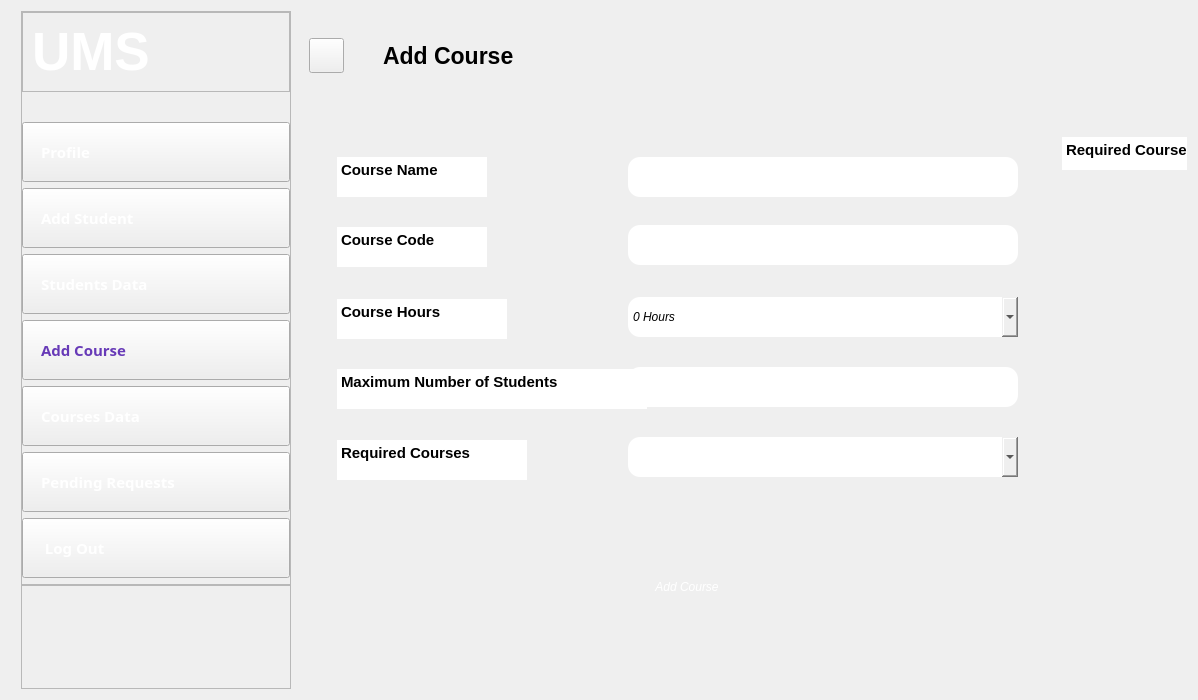
<?xml version="1.0" encoding="UTF-8"?>
<ui version="4.0">
 <class>Add_Course</class>
 <widget class="QDialog" name="Add_Course">
  <property name="geometry">
   <rect>
    <x>0</x>
    <y>0</y>
    <width>1198</width>
    <height>700</height>
   </rect>
  </property>
  <property name="minimumSize">
   <size>
    <width>1198</width>
    <height>700</height>
   </size>
  </property>
  <property name="maximumSize">
   <size>
    <width>1198</width>
    <height>700</height>
   </size>
  </property>
  <property name="windowTitle">
   <string>Dialog</string>
  </property>
  <property name="styleSheet">
   <string notr="true">border-image: url(white.png);</string>
  </property>
  <layout class="QHBoxLayout" name="horizontalLayout">
   <item>
    <widget class="QWidget" name="leftMenu" native="true">
     <property name="minimumSize">
      <size>
       <width>280</width>
       <height>0</height>
      </size>
     </property>
     <property name="maximumSize">
      <size>
       <width>270</width>
       <height>678</height>
      </size>
     </property>
     <property name="styleSheet">
      <string notr="true">border-image:url(&quot;22.png&quot;);</string>
     </property>
     <layout class="QVBoxLayout" name="verticalLayout_24">
      <property name="leftMargin">
       <number>10</number>
      </property>
      <property name="topMargin">
       <number>0</number>
      </property>
      <property name="rightMargin">
       <number>0</number>
      </property>
      <property name="bottomMargin">
       <number>0</number>
      </property>
      <item>
       <widget class="QFrame" name="frame_19">
        <property name="frameShape">
         <enum>QFrame::StyledPanel</enum>
        </property>
        <property name="frameShadow">
         <enum>QFrame::Raised</enum>
        </property>
        <layout class="QVBoxLayout" name="verticalLayout_25">
         <property name="leftMargin">
          <number>0</number>
         </property>
         <property name="topMargin">
          <number>0</number>
         </property>
         <property name="rightMargin">
          <number>0</number>
         </property>
         <property name="bottomMargin">
          <number>0</number>
         </property>
         <item alignment="Qt::AlignTop">
          <widget class="QFrame" name="frame_20">
           <property name="styleSheet">
            <string notr="true">border-image:url(&quot;C:/Users/Hema/Desktop/Project/22.png&quot;);</string>
           </property>
           <property name="frameShape">
            <enum>QFrame::StyledPanel</enum>
           </property>
           <property name="frameShadow">
            <enum>QFrame::Raised</enum>
           </property>
           <layout class="QHBoxLayout" name="horizontalLayout_17">
            <item>
             <widget class="QLabel" name="label_10">
              <property name="font">
               <font>
                <family>Tahoma</family>
                <pointsize>40</pointsize>
                <italic>false</italic>
                <bold>true</bold>
               </font>
              </property>
              <property name="styleSheet">
               <string notr="true">COLOR:rgb(255, 255, 255);
font: 700 40pt &quot;Tahoma&quot;;</string>
              </property>
              <property name="text">
               <string>UMS</string>
              </property>
             </widget>
            </item>
            <item>
             <widget class="QPushButton" name="pushButton_39">
              <property name="maximumSize">
               <size>
                <width>35</width>
                <height>35</height>
               </size>
              </property>
              <property name="cursor">
               <cursorShape>PointingHandCursor</cursorShape>
              </property>
              <property name="styleSheet">
               <string notr="true">border-image:url(close.png);
border-radius:17px;</string>
              </property>
              <property name="text">
               <string/>
              </property>
              <property name="iconSize">
               <size>
                <width>20</width>
                <height>20</height>
               </size>
              </property>
             </widget>
            </item>
           </layout>
          </widget>
         </item>
         <item>
          <widget class="QPushButton" name="pushButton_40">
           <property name="minimumSize">
            <size>
             <width>0</width>
             <height>0</height>
            </size>
           </property>
           <property name="font">
            <font>
             <family>Arial Black</family>
             <pointsize>11</pointsize>
             <italic>false</italic>
             <bold>true</bold>
            </font>
           </property>
           <property name="cursor">
            <cursorShape>PointingHandCursor</cursorShape>
           </property>
           <property name="styleSheet">
            <string notr="true">*{padding:18px;
text-align:left;
font: 900 11pt &quot;Arial Black&quot;;
color:rgb(255, 255, 255);
}

#pushButton_40::hover{
border-image: url(white.png);
color:rgb(103,58,183);
}</string>
           </property>
           <property name="text">
            <string>Profile</string>
           </property>
          </widget>
         </item>
         <item>
          <widget class="QPushButton" name="pushButton_41">
           <property name="font">
            <font>
             <family>Arial Black</family>
             <pointsize>11</pointsize>
             <italic>false</italic>
             <bold>true</bold>
            </font>
           </property>
           <property name="cursor">
            <cursorShape>PointingHandCursor</cursorShape>
           </property>
           <property name="styleSheet">
            <string notr="true">*{padding:18px;
text-align:left;
font: 900 11pt &quot;Arial Black&quot;;
color:rgb(255, 255, 255);
}

#pushButton_41::hover{
border-image: url(white.png);
color:rgb(103,58,183);
}</string>
           </property>
           <property name="text">
            <string>Add Student</string>
           </property>
          </widget>
         </item>
         <item>
          <widget class="QPushButton" name="pushButton_43">
           <property name="font">
            <font>
             <family>Arial Black</family>
             <pointsize>11</pointsize>
             <italic>false</italic>
             <bold>true</bold>
            </font>
           </property>
           <property name="cursor">
            <cursorShape>PointingHandCursor</cursorShape>
           </property>
           <property name="styleSheet">
            <string notr="true">*{padding:18px;
text-align:left;
font: 900 11pt &quot;Arial Black&quot;;
color:rgb(255, 255, 255);
}

#pushButton_43::hover{
border-image: url(white.png);
color:rgb(103,58,183);
}</string>
           </property>
           <property name="text">
            <string>Students Data</string>
           </property>
          </widget>
         </item>
         <item>
          <widget class="QPushButton" name="pushButton_42">
           <property name="font">
            <font>
             <family>Arial Black</family>
             <pointsize>11</pointsize>
             <italic>false</italic>
             <bold>true</bold>
            </font>
           </property>
           <property name="cursor">
            <cursorShape>PointingHandCursor</cursorShape>
           </property>
           <property name="styleSheet">
            <string notr="true">border-image: url(white.png);
padding:18px;
font: 900 11pt &quot;Arial Black&quot;;
text-align:left;
color:rgb(103,58,183);</string>
           </property>
           <property name="text">
            <string>Add Course</string>
           </property>
          </widget>
         </item>
         <item>
          <widget class="QPushButton" name="pushButton_47">
           <property name="font">
            <font>
             <family>Arial Black</family>
             <pointsize>11</pointsize>
             <italic>false</italic>
             <bold>true</bold>
            </font>
           </property>
           <property name="cursor">
            <cursorShape>PointingHandCursor</cursorShape>
           </property>
           <property name="styleSheet">
            <string notr="true">*{padding:18px;
text-align:left;
font: 900 11pt &quot;Arial Black&quot;;
color:rgb(255, 255, 255);
}

#pushButton_47::hover{
border-image: url(white.png);
color:rgb(103,58,183);
}</string>
           </property>
           <property name="text">
            <string>Courses Data</string>
           </property>
          </widget>
         </item>
         <item>
          <widget class="QPushButton" name="pushButton_46">
           <property name="font">
            <font>
             <family>Arial Black</family>
             <pointsize>11</pointsize>
             <italic>false</italic>
             <bold>true</bold>
            </font>
           </property>
           <property name="cursor">
            <cursorShape>PointingHandCursor</cursorShape>
           </property>
           <property name="styleSheet">
            <string notr="true">*{padding:18px;
text-align:left;
font: 900 11pt &quot;Arial Black&quot;;
color:rgb(255, 255, 255);
}

#pushButton_46::hover{
border-image: url(white.png);
color:rgb(103,58,183);
}</string>
           </property>
           <property name="text">
            <string>Pending Requests</string>
           </property>
          </widget>
         </item>
         <item>
          <widget class="QPushButton" name="pushButton_44">
           <property name="font">
            <font>
             <family>Arial Black</family>
             <pointsize>11</pointsize>
             <italic>false</italic>
             <bold>true</bold>
            </font>
           </property>
           <property name="cursor">
            <cursorShape>PointingHandCursor</cursorShape>
           </property>
           <property name="styleSheet">
            <string notr="true">*{padding:18px;
text-align:left;
font: 900 11pt &quot;Arial Black&quot;;
color:rgb(255, 255, 255);
}

#pushButton_44::hover{
border-image: url(white.png);
color:rgb(103,58,183);
}</string>
           </property>
           <property name="text">
            <string> Log Out</string>
           </property>
          </widget>
         </item>
         <item alignment="Qt::AlignTop">
          <widget class="QFrame" name="frame_21">
           <property name="sizePolicy">
            <sizepolicy hsizetype="Preferred" vsizetype="Expanding">
             <horstretch>0</horstretch>
             <verstretch>0</verstretch>
            </sizepolicy>
           </property>
           <property name="frameShape">
            <enum>QFrame::StyledPanel</enum>
           </property>
           <property name="frameShadow">
            <enum>QFrame::Raised</enum>
           </property>
           <layout class="QVBoxLayout" name="verticalLayout_26">
            <property name="spacing">
             <number>9</number>
            </property>
            <property name="leftMargin">
             <number>0</number>
            </property>
            <property name="topMargin">
             <number>0</number>
            </property>
            <property name="rightMargin">
             <number>0</number>
            </property>
            <property name="bottomMargin">
             <number>0</number>
            </property>
           </layout>
          </widget>
         </item>
        </layout>
       </widget>
      </item>
     </layout>
    </widget>
   </item>
   <item>
    <widget class="QWidget" name="mainBody" native="true">
     <property name="minimumSize">
      <size>
       <width>0</width>
       <height>0</height>
      </size>
     </property>
     <property name="styleSheet">
      <string notr="true"/>
     </property>
     <layout class="QVBoxLayout" name="verticalLayout_27">
      <property name="leftMargin">
       <number>0</number>
      </property>
      <property name="topMargin">
       <number>0</number>
      </property>
      <property name="rightMargin">
       <number>0</number>
      </property>
      <property name="bottomMargin">
       <number>0</number>
      </property>
      <item>
       <widget class="QWidget" name="HeaderFrame_6" native="true">
        <property name="maximumSize">
         <size>
          <width>16777215</width>
          <height>90</height>
         </size>
        </property>
        <layout class="QHBoxLayout" name="horizontalLayout_18">
         <property name="leftMargin">
          <number>0</number>
         </property>
         <property name="topMargin">
          <number>0</number>
         </property>
         <property name="rightMargin">
          <number>0</number>
         </property>
         <property name="bottomMargin">
          <number>0</number>
         </property>
         <item>
          <widget class="QWidget" name="widget_11" native="true">
           <property name="maximumSize">
            <size>
             <width>80</width>
             <height>16777215</height>
            </size>
           </property>
           <layout class="QHBoxLayout" name="horizontalLayout_19">
            <property name="spacing">
             <number>0</number>
            </property>
            <property name="leftMargin">
             <number>0</number>
            </property>
            <property name="topMargin">
             <number>0</number>
            </property>
            <property name="rightMargin">
             <number>20</number>
            </property>
            <property name="bottomMargin">
             <number>0</number>
            </property>
            <item>
             <widget class="QPushButton" name="pushButton_45">
              <property name="minimumSize">
               <size>
                <width>10</width>
                <height>20</height>
               </size>
              </property>
              <property name="maximumSize">
               <size>
                <width>35</width>
                <height>35</height>
               </size>
              </property>
              <property name="cursor">
               <cursorShape>PointingHandCursor</cursorShape>
              </property>
              <property name="styleSheet">
               <string notr="true">border-image:url(menubutton.jpg);</string>
              </property>
              <property name="text">
               <string/>
              </property>
             </widget>
            </item>
           </layout>
          </widget>
         </item>
         <item>
          <widget class="QLabel" name="label_7">
           <property name="font">
            <font>
             <family>Segoe UI</family>
             <pointsize>17</pointsize>
             <italic>false</italic>
             <bold>true</bold>
            </font>
           </property>
           <property name="styleSheet">
            <string notr="true">*{
	font: 700 17pt &quot;Segoe UI&quot;;
color: rgb(0, 0, 0);
}</string>
           </property>
           <property name="text">
            <string>Add Course</string>
           </property>
          </widget>
         </item>
         <item>
          <widget class="QWidget" name="widget_12" native="true"/>
         </item>
        </layout>
       </widget>
      </item>
      <item>
       <widget class="QWidget" name="mainFrame_6" native="true">
        <property name="minimumSize">
         <size>
          <width>0</width>
          <height>0</height>
         </size>
        </property>
        <property name="font">
         <font>
          <italic>true</italic>
         </font>
        </property>
        <property name="styleSheet">
         <string notr="true">border-image: url(C:/Users/Hema/Desktop/Project/white.png);</string>
        </property>
        <widget class="QPushButton" name="addCourse">
         <property name="geometry">
          <rect>
           <x>310</x>
           <y>460</y>
           <width>160</width>
           <height>40</height>
          </rect>
         </property>
         <property name="cursor">
          <cursorShape>PointingHandCursor</cursorShape>
         </property>
         <property name="styleSheet">
          <string notr="true">*{
border-radius: 15px;
border-image:url(&quot;22.png&quot;);

color:rgb(255, 255, 255);
font: 600 10pt &quot;Segoe UI&quot;;
}

#addCourse::hover{
border-image:url(&quot;buttom.png&quot;);

}</string>
         </property>
         <property name="text">
          <string>Add Course</string>
         </property>
        </widget>
        <widget class="QLineEdit" name="Name">
         <property name="enabled">
          <bool>true</bool>
         </property>
         <property name="geometry">
          <rect>
           <x>331</x>
           <y>50</y>
           <width>390</width>
           <height>40</height>
          </rect>
         </property>
         <property name="focusPolicy">
          <enum>Qt::StrongFocus</enum>
         </property>
         <property name="contextMenuPolicy">
          <enum>Qt::PreventContextMenu</enum>
         </property>
         <property name="styleSheet">
          <string notr="true">*{
border-image: url(textfield.png);
border-radius: 12px;font: 12pt &quot;Segoe UI&quot;;
}</string>
         </property>
         <property name="inputMask">
          <string/>
         </property>
         <property name="text">
          <string/>
         </property>
         <property name="frame">
          <bool>true</bool>
         </property>
         <property name="echoMode">
          <enum>QLineEdit::Normal</enum>
         </property>
         <property name="alignment">
          <set>Qt::AlignLeading|Qt::AlignLeft|Qt::AlignVCenter</set>
         </property>
         <property name="placeholderText">
          <string/>
         </property>
         <property name="cursorMoveStyle">
          <enum>Qt::LogicalMoveStyle</enum>
         </property>
         <property name="clearButtonEnabled">
          <bool>false</bool>
         </property>
        </widget>
        <widget class="QLineEdit" name="ID">
         <property name="enabled">
          <bool>true</bool>
         </property>
         <property name="geometry">
          <rect>
           <x>331</x>
           <y>118</y>
           <width>390</width>
           <height>40</height>
          </rect>
         </property>
         <property name="focusPolicy">
          <enum>Qt::StrongFocus</enum>
         </property>
         <property name="contextMenuPolicy">
          <enum>Qt::PreventContextMenu</enum>
         </property>
         <property name="styleSheet">
          <string notr="true">*{
border-image: url(textfield.png);
border-radius: 12px;font: 12pt &quot;Segoe UI&quot;;
}</string>
         </property>
         <property name="inputMask">
          <string/>
         </property>
         <property name="text">
          <string/>
         </property>
         <property name="frame">
          <bool>true</bool>
         </property>
         <property name="echoMode">
          <enum>QLineEdit::Normal</enum>
         </property>
         <property name="alignment">
          <set>Qt::AlignLeading|Qt::AlignLeft|Qt::AlignVCenter</set>
         </property>
         <property name="placeholderText">
          <string/>
         </property>
         <property name="cursorMoveStyle">
          <enum>Qt::LogicalMoveStyle</enum>
         </property>
         <property name="clearButtonEnabled">
          <bool>false</bool>
         </property>
        </widget>
        <widget class="QTextEdit" name="textEdit_10">
         <property name="enabled">
          <bool>false</bool>
         </property>
         <property name="geometry">
          <rect>
           <x>40</x>
           <y>120</y>
           <width>150</width>
           <height>40</height>
          </rect>
         </property>
         <property name="styleSheet">
          <string notr="true">color: rgb(0, 0, 0);
background-color: qlineargradient(spread:pad, x1:0, y1:0, x2:1, y2:1, stop:0 rgba(255, 255, 255, 255), stop:1 rgba(255, 255, 255, 255));</string>
         </property>
         <property name="frameShape">
          <enum>QFrame::NoFrame</enum>
         </property>
         <property name="html">
          <string>&lt;!DOCTYPE HTML PUBLIC &quot;-//W3C//DTD HTML 4.0//EN&quot; &quot;http://www.w3.org/TR/REC-html40/strict.dtd&quot;&gt;
&lt;html&gt;&lt;head&gt;&lt;meta name=&quot;qrichtext&quot; content=&quot;1&quot; /&gt;&lt;meta charset=&quot;utf-8&quot; /&gt;&lt;style type=&quot;text/css&quot;&gt;
p, li { white-space: pre-wrap; }
hr { height: 1px; border-width: 0; }
&lt;/style&gt;&lt;/head&gt;&lt;body style=&quot; font-family:'Segoe UI'; font-size:9pt; font-weight:400; font-style:normal;&quot;&gt;
&lt;p style=&quot; margin-top:0px; margin-bottom:0px; margin-left:0px; margin-right:0px; -qt-block-indent:0; text-indent:0px;&quot;&gt;&lt;span style=&quot; font-size:11pt; font-weight:696;&quot;&gt;Course Code&lt;/span&gt;&lt;/p&gt;&lt;/body&gt;&lt;/html&gt;</string>
         </property>
        </widget>
        <widget class="QTextEdit" name="textEdit_11">
         <property name="enabled">
          <bool>false</bool>
         </property>
         <property name="geometry">
          <rect>
           <x>40</x>
           <y>192</y>
           <width>170</width>
           <height>40</height>
          </rect>
         </property>
         <property name="styleSheet">
          <string notr="true">color: rgb(0, 0, 0);
background-color: qlineargradient(spread:pad, x1:0, y1:0, x2:1, y2:1, stop:0 rgba(255, 255, 255, 255), stop:1 rgba(255, 255, 255, 255));</string>
         </property>
         <property name="frameShape">
          <enum>QFrame::NoFrame</enum>
         </property>
         <property name="html">
          <string>&lt;!DOCTYPE HTML PUBLIC &quot;-//W3C//DTD HTML 4.0//EN&quot; &quot;http://www.w3.org/TR/REC-html40/strict.dtd&quot;&gt;
&lt;html&gt;&lt;head&gt;&lt;meta name=&quot;qrichtext&quot; content=&quot;1&quot; /&gt;&lt;meta charset=&quot;utf-8&quot; /&gt;&lt;style type=&quot;text/css&quot;&gt;
p, li { white-space: pre-wrap; }
hr { height: 1px; border-width: 0; }
&lt;/style&gt;&lt;/head&gt;&lt;body style=&quot; font-family:'Segoe UI'; font-size:9pt; font-weight:400; font-style:normal;&quot;&gt;
&lt;p style=&quot; margin-top:0px; margin-bottom:0px; margin-left:0px; margin-right:0px; -qt-block-indent:0; text-indent:0px;&quot;&gt;&lt;span style=&quot; font-size:11pt; font-weight:696;&quot;&gt;Course Hours&lt;/span&gt;&lt;/p&gt;&lt;/body&gt;&lt;/html&gt;</string>
         </property>
        </widget>
        <widget class="QLineEdit" name="MaxNum">
         <property name="enabled">
          <bool>true</bool>
         </property>
         <property name="geometry">
          <rect>
           <x>331</x>
           <y>260</y>
           <width>390</width>
           <height>40</height>
          </rect>
         </property>
         <property name="focusPolicy">
          <enum>Qt::StrongFocus</enum>
         </property>
         <property name="contextMenuPolicy">
          <enum>Qt::PreventContextMenu</enum>
         </property>
         <property name="styleSheet">
          <string notr="true">*{
border-image: url(textfield.png);
border-radius: 12px;font: 12pt &quot;Segoe UI&quot;;
}</string>
         </property>
         <property name="inputMask">
          <string/>
         </property>
         <property name="text">
          <string/>
         </property>
         <property name="frame">
          <bool>true</bool>
         </property>
         <property name="echoMode">
          <enum>QLineEdit::Normal</enum>
         </property>
         <property name="alignment">
          <set>Qt::AlignLeading|Qt::AlignLeft|Qt::AlignVCenter</set>
         </property>
         <property name="placeholderText">
          <string/>
         </property>
         <property name="cursorMoveStyle">
          <enum>Qt::LogicalMoveStyle</enum>
         </property>
         <property name="clearButtonEnabled">
          <bool>false</bool>
         </property>
        </widget>
        <widget class="QTextEdit" name="textEdit_12">
         <property name="enabled">
          <bool>false</bool>
         </property>
         <property name="geometry">
          <rect>
           <x>40</x>
           <y>262</y>
           <width>310</width>
           <height>40</height>
          </rect>
         </property>
         <property name="styleSheet">
          <string notr="true">color: rgb(0, 0, 0);
background-color: qlineargradient(spread:pad, x1:0, y1:0, x2:1, y2:1, stop:0 rgba(255, 255, 255, 255), stop:1 rgba(255, 255, 255, 255));</string>
         </property>
         <property name="frameShape">
          <enum>QFrame::NoFrame</enum>
         </property>
         <property name="html">
          <string>&lt;!DOCTYPE HTML PUBLIC &quot;-//W3C//DTD HTML 4.0//EN&quot; &quot;http://www.w3.org/TR/REC-html40/strict.dtd&quot;&gt;
&lt;html&gt;&lt;head&gt;&lt;meta name=&quot;qrichtext&quot; content=&quot;1&quot; /&gt;&lt;meta charset=&quot;utf-8&quot; /&gt;&lt;style type=&quot;text/css&quot;&gt;
p, li { white-space: pre-wrap; }
hr { height: 1px; border-width: 0; }
&lt;/style&gt;&lt;/head&gt;&lt;body style=&quot; font-family:'Segoe UI'; font-size:9pt; font-weight:400; font-style:normal;&quot;&gt;
&lt;p style=&quot; margin-top:0px; margin-bottom:0px; margin-left:0px; margin-right:0px; -qt-block-indent:0; text-indent:0px;&quot;&gt;&lt;span style=&quot; font-size:11pt; font-weight:696;&quot;&gt;Maximum Number of Students&lt;/span&gt;&lt;/p&gt;&lt;/body&gt;&lt;/html&gt;</string>
         </property>
        </widget>
        <widget class="QTextEdit" name="textEdit_13">
         <property name="enabled">
          <bool>false</bool>
         </property>
         <property name="geometry">
          <rect>
           <x>40</x>
           <y>333</y>
           <width>190</width>
           <height>40</height>
          </rect>
         </property>
         <property name="styleSheet">
          <string notr="true">color: rgb(0, 0, 0);
background-color: qlineargradient(spread:pad, x1:0, y1:0, x2:1, y2:1, stop:0 rgba(255, 255, 255, 255), stop:1 rgba(255, 255, 255, 255));</string>
         </property>
         <property name="frameShape">
          <enum>QFrame::NoFrame</enum>
         </property>
         <property name="html">
          <string>&lt;!DOCTYPE HTML PUBLIC &quot;-//W3C//DTD HTML 4.0//EN&quot; &quot;http://www.w3.org/TR/REC-html40/strict.dtd&quot;&gt;
&lt;html&gt;&lt;head&gt;&lt;meta name=&quot;qrichtext&quot; content=&quot;1&quot; /&gt;&lt;meta charset=&quot;utf-8&quot; /&gt;&lt;style type=&quot;text/css&quot;&gt;
p, li { white-space: pre-wrap; }
hr { height: 1px; border-width: 0; }
&lt;/style&gt;&lt;/head&gt;&lt;body style=&quot; font-family:'Segoe UI'; font-size:9pt; font-weight:400; font-style:normal;&quot;&gt;
&lt;p style=&quot; margin-top:0px; margin-bottom:0px; margin-left:0px; margin-right:0px; -qt-block-indent:0; text-indent:0px;&quot;&gt;&lt;span style=&quot; font-size:11pt; font-weight:696;&quot;&gt;Required Courses&lt;/span&gt;&lt;/p&gt;&lt;/body&gt;&lt;/html&gt;</string>
         </property>
        </widget>
        <widget class="QComboBox" name="comboBox">
         <property name="geometry">
          <rect>
           <x>331</x>
           <y>190</y>
           <width>390</width>
           <height>40</height>
          </rect>
         </property>
         <property name="styleSheet">
          <string notr="true">*{
border-image: url(textfield.png);
border-radius: 12px;font: 12pt &quot;Segoe UI&quot;;
}</string>
         </property>
         <property name="editable">
          <bool>false</bool>
         </property>
         <property name="insertPolicy">
          <enum>QComboBox::InsertAtBottom</enum>
         </property>
         <property name="placeholderText">
          <string/>
         </property>
         <property name="duplicatesEnabled">
          <bool>false</bool>
         </property>
         <property name="frame">
          <bool>true</bool>
         </property>
         <item>
          <property name="text">
           <string>0 Hours</string>
          </property>
         </item>
         <item>
          <property name="text">
           <string>1 Hour</string>
          </property>
         </item>
         <item>
          <property name="text">
           <string>2 Hours</string>
          </property>
         </item>
         <item>
          <property name="text">
           <string>3 Hours</string>
          </property>
         </item>
         <item>
          <property name="text">
           <string>4 Hours</string>
          </property>
         </item>
        </widget>
        <widget class="QComboBox" name="RequiredCourses">
         <property name="geometry">
          <rect>
           <x>331</x>
           <y>330</y>
           <width>390</width>
           <height>40</height>
          </rect>
         </property>
         <property name="styleSheet">
          <string notr="true">*{
border-image: url(textfield.png);
border-radius: 12px;font: 12pt &quot;Segoe UI&quot;;
}</string>
         </property>
         <property name="editable">
          <bool>false</bool>
         </property>
         <property name="insertPolicy">
          <enum>QComboBox::InsertAtBottom</enum>
         </property>
         <property name="placeholderText">
          <string/>
         </property>
         <property name="duplicatesEnabled">
          <bool>false</bool>
         </property>
         <property name="frame">
          <bool>true</bool>
         </property>
        </widget>
        <widget class="QTextEdit" name="textEdit_9">
         <property name="enabled">
          <bool>false</bool>
         </property>
         <property name="geometry">
          <rect>
           <x>40</x>
           <y>50</y>
           <width>150</width>
           <height>40</height>
          </rect>
         </property>
         <property name="styleSheet">
          <string notr="true">background-color: qlineargradient(spread:pad, x1:0, y1:0, x2:1, y2:1, stop:0 rgba(255, 255, 255, 255), stop:1 rgba(255, 255, 255, 255));
color: rgb(0, 0, 0);</string>
         </property>
         <property name="frameShape">
          <enum>QFrame::NoFrame</enum>
         </property>
         <property name="frameShadow">
          <enum>QFrame::Sunken</enum>
         </property>
         <property name="html">
          <string>&lt;!DOCTYPE HTML PUBLIC &quot;-//W3C//DTD HTML 4.0//EN&quot; &quot;http://www.w3.org/TR/REC-html40/strict.dtd&quot;&gt;
&lt;html&gt;&lt;head&gt;&lt;meta name=&quot;qrichtext&quot; content=&quot;1&quot; /&gt;&lt;meta charset=&quot;utf-8&quot; /&gt;&lt;style type=&quot;text/css&quot;&gt;
p, li { white-space: pre-wrap; }
hr { height: 1px; border-width: 0; }
&lt;/style&gt;&lt;/head&gt;&lt;body style=&quot; font-family:'Segoe UI'; font-size:9pt; font-weight:400; font-style:normal;&quot;&gt;
&lt;p style=&quot; margin-top:0px; margin-bottom:0px; margin-left:0px; margin-right:0px; -qt-block-indent:0; text-indent:0px;&quot;&gt;&lt;span style=&quot; font-size:11pt; font-weight:696;&quot;&gt;Course Name&lt;/span&gt;&lt;/p&gt;&lt;/body&gt;&lt;/html&gt;</string>
         </property>
        </widget>
        <widget class="QScrollArea" name="scrollArea">
         <property name="geometry">
          <rect>
           <x>770</x>
           <y>60</y>
           <width>400</width>
           <height>320</height>
          </rect>
         </property>
         <property name="minimumSize">
          <size>
           <width>250</width>
           <height>100</height>
          </size>
         </property>
         <property name="styleSheet">
          <string notr="true">*{border-radius: 23px;
border-image: url(textfield.png);
}</string>
         </property>
         <property name="widgetResizable">
          <bool>true</bool>
         </property>
         <widget class="QWidget" name="scrollAreaWidgetContents">
          <property name="geometry">
           <rect>
            <x>0</x>
            <y>0</y>
            <width>400</width>
            <height>320</height>
           </rect>
          </property>
          <layout class="QVBoxLayout" name="verticalLayout">
           <item>
            <spacer name="verticalSpacer">
             <property name="orientation">
              <enum>Qt::Vertical</enum>
             </property>
             <property name="sizeHint" stdset="0">
              <size>
               <width>20</width>
               <height>295</height>
              </size>
             </property>
            </spacer>
           </item>
          </layout>
         </widget>
        </widget>
        <widget class="QTextEdit" name="textEdit_14">
         <property name="enabled">
          <bool>false</bool>
         </property>
         <property name="geometry">
          <rect>
           <x>765</x>
           <y>30</y>
           <width>480</width>
           <height>33</height>
          </rect>
         </property>
         <property name="maximumSize">
          <size>
           <width>16777215</width>
           <height>33</height>
          </size>
         </property>
         <property name="styleSheet">
          <string notr="true">color: rgb(0, 0, 0);
background-color: qlineargradient(spread:pad, x1:0, y1:0, x2:1, y2:1, stop:0 rgba(255, 255, 255, 255), stop:1 rgba(255, 255, 255, 255));</string>
         </property>
         <property name="frameShape">
          <enum>QFrame::NoFrame</enum>
         </property>
         <property name="html">
          <string>&lt;!DOCTYPE HTML PUBLIC &quot;-//W3C//DTD HTML 4.0//EN&quot; &quot;http://www.w3.org/TR/REC-html40/strict.dtd&quot;&gt;
&lt;html&gt;&lt;head&gt;&lt;meta name=&quot;qrichtext&quot; content=&quot;1&quot; /&gt;&lt;meta charset=&quot;utf-8&quot; /&gt;&lt;style type=&quot;text/css&quot;&gt;
p, li { white-space: pre-wrap; }
hr { height: 1px; border-width: 0; }
&lt;/style&gt;&lt;/head&gt;&lt;body style=&quot; font-family:'Segoe UI'; font-size:9pt; font-weight:400; font-style:normal;&quot;&gt;
&lt;p style=&quot; margin-top:0px; margin-bottom:0px; margin-left:0px; margin-right:0px; -qt-block-indent:0; text-indent:0px;&quot;&gt;&lt;span style=&quot; font-size:11pt; font-weight:696;&quot;&gt;Required Courses&lt;/span&gt;&lt;/p&gt;&lt;/body&gt;&lt;/html&gt;</string>
         </property>
        </widget>
        <zorder>addCourse</zorder>
        <zorder>Name</zorder>
        <zorder>ID</zorder>
        <zorder>textEdit_10</zorder>
        <zorder>textEdit_11</zorder>
        <zorder>textEdit_12</zorder>
        <zorder>textEdit_13</zorder>
        <zorder>comboBox</zorder>
        <zorder>MaxNum</zorder>
        <zorder>RequiredCourses</zorder>
        <zorder>textEdit_9</zorder>
        <zorder>scrollArea</zorder>
        <zorder>textEdit_14</zorder>
       </widget>
      </item>
     </layout>
    </widget>
   </item>
  </layout>
 </widget>
 <resources/>
 <connections/>
</ui>
